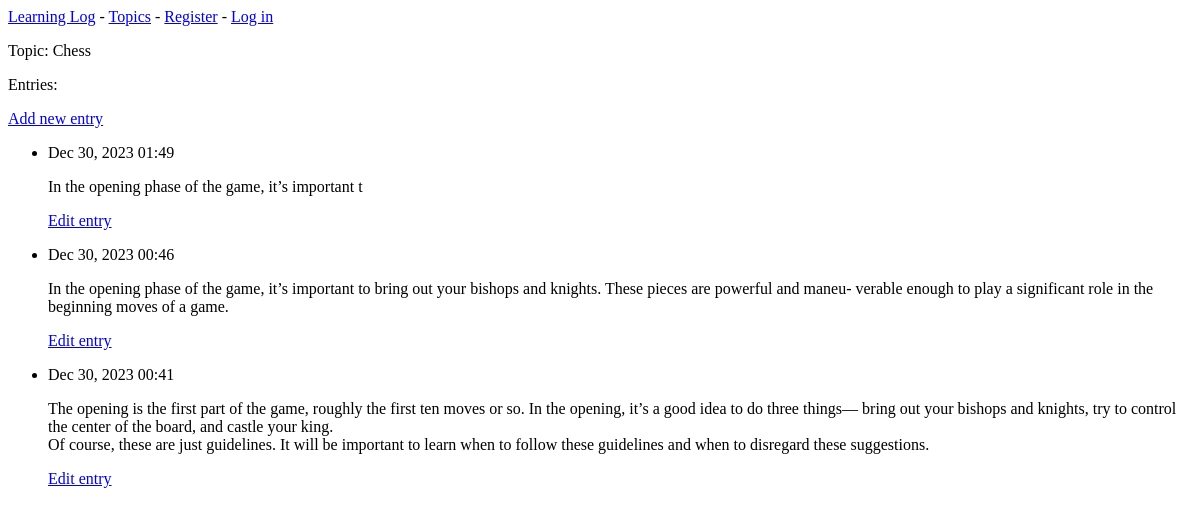
The app's page /topics/1/, older data.
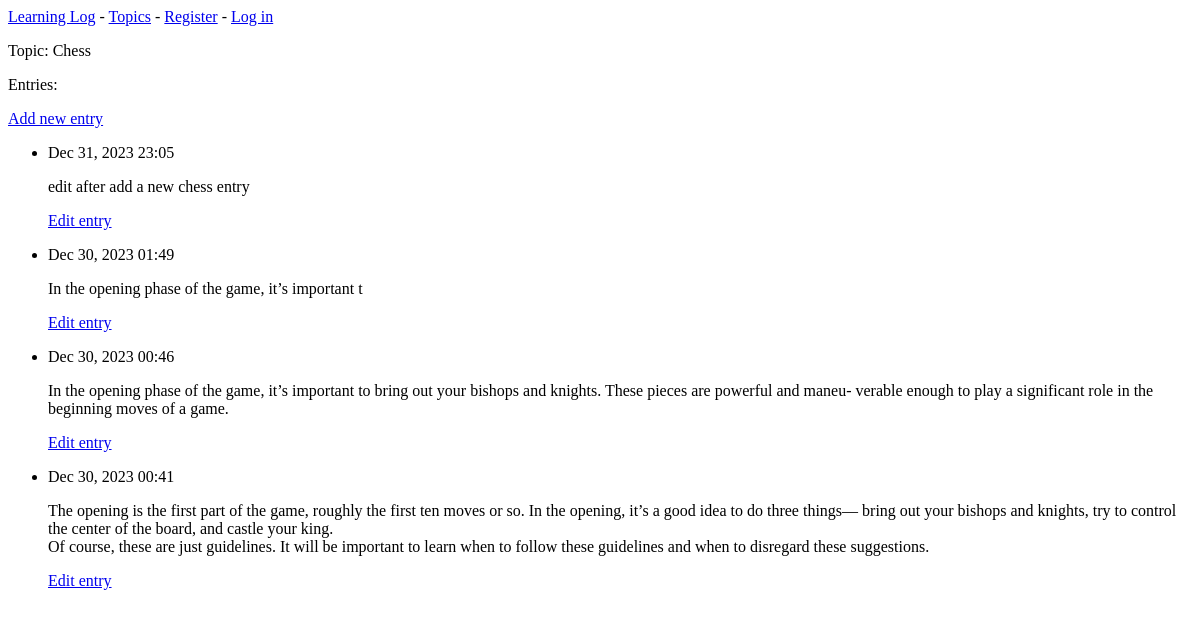
The same page, newer data.
### learning_logs/models.py (models this page shows, shortened)
class Entry(models.Model):
    topic = models.ForeignKey(Topic, on_delete=models.CASCADE)
    text = models.TextField()
    date_added = models.DateTimeField(auto_now_add=True)
    class Meta:
        verbose_name_plural = "entries"

### learning_logs/views.py (the view)
# urls.py: path("topics/<int:topic_id>/", views.topic, name="topic"),
def topic(request, topic_id):
    topic = Topic.objects.get(id=topic_id)
    entries = topic.entry_set.order_by("-date_added")
    context = {"topic": topic, "entries": entries}
    return render(request, "learning_logs/topic.html", context)

### learning_logs/templates/learning_logs/topic.html
{% extends 'learning_logs/base.html' %}
{% block content %}
  <p>Topic: {{ topic.text }}</p>
  <p>Entries:</p>
  <p>
    <a href="{% url 'learning_logs:new_entry' topic.id %}">Add new entry</a>
  </p>
  <ul>
    {% for entry in entries %}
      <li>
        <p>{{ entry.date_added|date:'M d, Y H:i' }}</p>
        <p>{{ entry.text|linebreaks }}</p>
        <p>
          <a href="{% url 'learning_logs:edit_entry' entry.id %}">
            Edit entry
          </a>
        </p>
      </li>
    {% empty %}
      <li>There are no entries for this topic yet.</li>
    {% endfor %}
  </ul>
{% endblock %}

Row changes from the older to the newer data that the page shows:
added Entry: date_added "Dec 31, 2023 23:05", text "edit after add a new chess entry"
